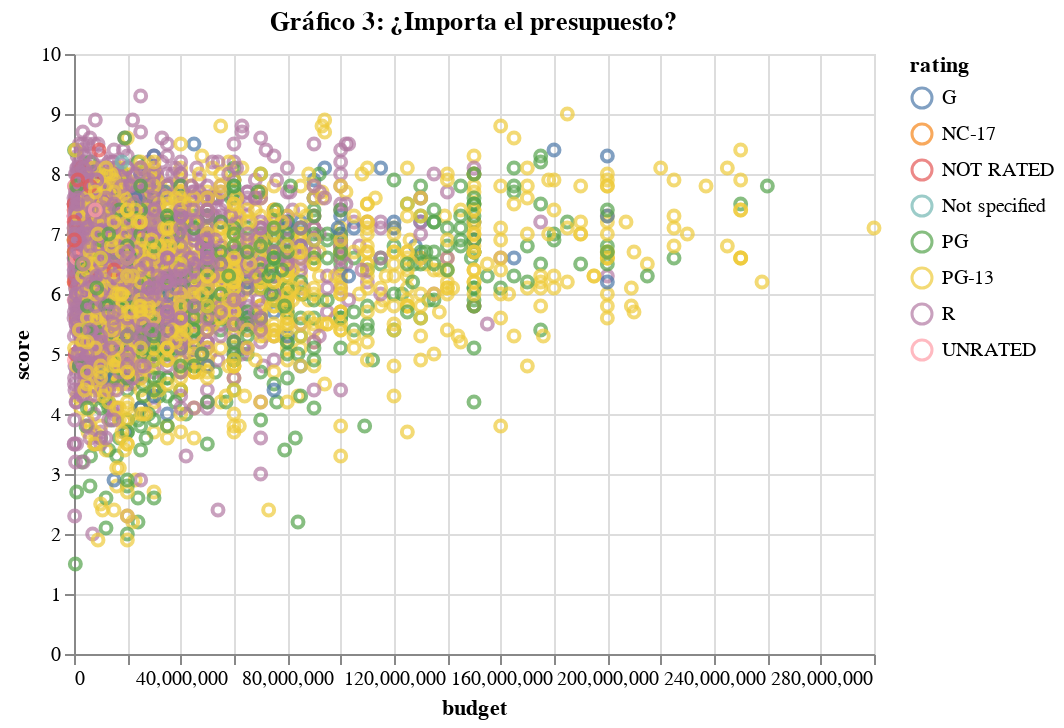

Write notebook code for a chart like this one.
### Markdown cell above
Pregunta 3

### Code cell
#http://www.datasciencemadesimple.com/drop-delete-rows-conditions-python-pandas/
new = data[data.budget != 0.0]
new

alt.Chart(new).mark_point().encode(
    x='budget',
    y='score',
    color='rating',
).properties(title="Gráfico 3: ¿Importa el presupuesto?")

### Figure 1 — Vega-Lite specification as saved in the notebook (floating-point values rounded to 4 significant figures; data arrays with more than 128 entries replaced by an {"elided": "..."} marker saying what was removed)
{"config": {"view": {"continuousWidth": 400, "continuousHeight": 300}}, "data": {"name": "data-d19c256e673aa066c97e82a1f3dcad7b"}, "mark": "point", "encoding": {"color": {"type": "nominal", "field": "rating"}, "x": {"type": "quantitative", "field": "budget"}, "y": {"type": "quantitative", "field": "score"}}, "title": "Gráfico 3: ¿Importa el presupuesto?", "$schema": "https://vega.github.io/schema/vega-lite/v4.8.1.json", "datasets": {"data-d19c256e673aa066c97e82a1f3dcad7b": {"elided": "4638 records"}}}
